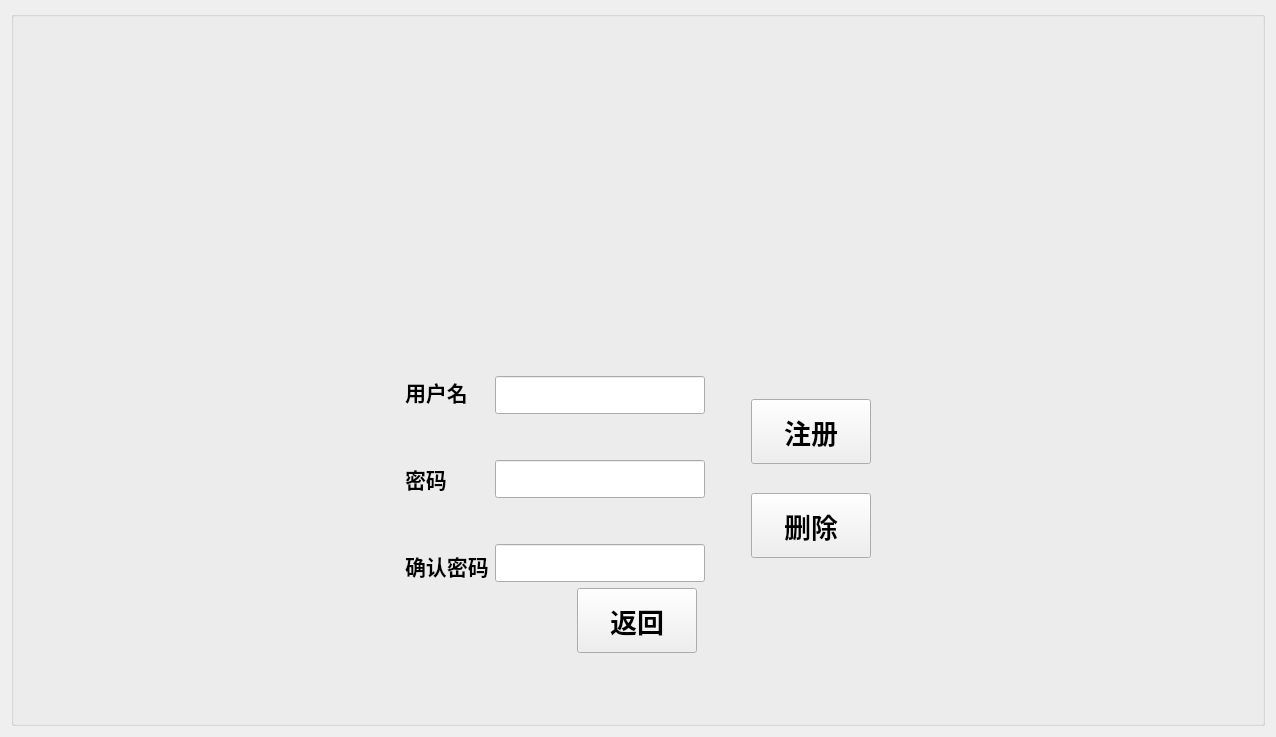
<?xml version="1.0" encoding="UTF-8"?>
<ui version="4.0">
 <class>t_Regist</class>
 <widget class="QWidget" name="t_Regist">
  <property name="geometry">
   <rect>
    <x>0</x>
    <y>0</y>
    <width>1276</width>
    <height>737</height>
   </rect>
  </property>
  <property name="windowTitle">
   <string>Form</string>
  </property>
  <layout class="QGridLayout" name="gridLayout_2">
   <item row="0" column="0">
    <widget class="QGroupBox" name="groupBox">
     <property name="font">
      <font>
       <family>宋体</family>
       <pointsize>18</pointsize>
       <weight>75</weight>
       <bold>true</bold>
      </font>
     </property>
     <property name="styleSheet">
      <string notr="true">#groupBox{border-image: url(:/image/picture/register.png);}</string>
     </property>
     <property name="title">
      <string/>
     </property>
     <layout class="QGridLayout" name="gridLayout_11">
      <item row="1" column="0">
       <spacer name="horizontalSpacer">
        <property name="orientation">
         <enum>Qt::Horizontal</enum>
        </property>
        <property name="sizeHint" stdset="0">
         <size>
          <width>142</width>
          <height>20</height>
         </size>
        </property>
       </spacer>
      </item>
      <item row="1" column="1" colspan="2">
       <layout class="QGridLayout" name="gridLayout_10">
        <item row="0" column="0" colspan="3">
         <layout class="QGridLayout" name="gridLayout_5">
          <item row="0" column="0">
           <layout class="QGridLayout" name="gridLayout_4">
            <item row="0" column="0">
             <layout class="QGridLayout" name="gridLayout_3">
              <item row="0" column="0">
               <widget class="QLabel" name="label">
                <property name="font">
                 <font>
                  <family>宋体</family>
                  <pointsize>16</pointsize>
                  <weight>75</weight>
                  <bold>true</bold>
                 </font>
                </property>
                <property name="text">
                 <string>用户名</string>
                </property>
               </widget>
              </item>
              <item row="2" column="0">
               <widget class="QLabel" name="label_2">
                <property name="font">
                 <font>
                  <family>宋体</family>
                  <pointsize>16</pointsize>
                  <weight>75</weight>
                  <bold>true</bold>
                 </font>
                </property>
                <property name="text">
                 <string>密码</string>
                </property>
               </widget>
              </item>
              <item row="4" column="0">
               <widget class="QLabel" name="label_3">
                <property name="font">
                 <font>
                  <family>宋体</family>
                  <pointsize>16</pointsize>
                  <weight>75</weight>
                  <bold>true</bold>
                 </font>
                </property>
                <property name="text">
                 <string>确认密码</string>
                </property>
               </widget>
              </item>
              <item row="1" column="0">
               <spacer name="verticalSpacer_3">
                <property name="orientation">
                 <enum>Qt::Vertical</enum>
                </property>
                <property name="sizeHint" stdset="0">
                 <size>
                  <width>20</width>
                  <height>40</height>
                 </size>
                </property>
               </spacer>
              </item>
              <item row="3" column="0">
               <spacer name="verticalSpacer_4">
                <property name="orientation">
                 <enum>Qt::Vertical</enum>
                </property>
                <property name="sizeHint" stdset="0">
                 <size>
                  <width>20</width>
                  <height>40</height>
                 </size>
                </property>
               </spacer>
              </item>
             </layout>
            </item>
            <item row="0" column="1">
             <layout class="QGridLayout" name="gridLayout">
              <item row="1" column="0">
               <spacer name="verticalSpacer_5">
                <property name="orientation">
                 <enum>Qt::Vertical</enum>
                </property>
                <property name="sizeHint" stdset="0">
                 <size>
                  <width>20</width>
                  <height>40</height>
                 </size>
                </property>
               </spacer>
              </item>
              <item row="4" column="0">
               <widget class="QLineEdit" name="lineEdit_3">
                <property name="font">
                 <font>
                  <family>宋体</family>
                  <pointsize>16</pointsize>
                  <weight>75</weight>
                  <bold>true</bold>
                 </font>
                </property>
                <property name="echoMode">
                 <enum>QLineEdit::Password</enum>
                </property>
               </widget>
              </item>
              <item row="2" column="0">
               <widget class="QLineEdit" name="lineEdit_2">
                <property name="font">
                 <font>
                  <family>宋体</family>
                  <pointsize>16</pointsize>
                  <weight>75</weight>
                  <bold>true</bold>
                 </font>
                </property>
                <property name="echoMode">
                 <enum>QLineEdit::Password</enum>
                </property>
               </widget>
              </item>
              <item row="0" column="0">
               <widget class="QLineEdit" name="lineEdit">
                <property name="font">
                 <font>
                  <family>宋体</family>
                  <pointsize>16</pointsize>
                  <weight>75</weight>
                  <bold>true</bold>
                 </font>
                </property>
               </widget>
              </item>
              <item row="3" column="0">
               <spacer name="verticalSpacer_6">
                <property name="orientation">
                 <enum>Qt::Vertical</enum>
                </property>
                <property name="sizeHint" stdset="0">
                 <size>
                  <width>20</width>
                  <height>40</height>
                 </size>
                </property>
               </spacer>
              </item>
              <item row="2" column="1">
               <spacer name="horizontalSpacer_5">
                <property name="orientation">
                 <enum>Qt::Horizontal</enum>
                </property>
                <property name="sizeHint" stdset="0">
                 <size>
                  <width>40</width>
                  <height>20</height>
                 </size>
                </property>
               </spacer>
              </item>
             </layout>
            </item>
           </layout>
          </item>
          <item row="0" column="1">
           <layout class="QVBoxLayout" name="verticalLayout_3">
            <item>
             <widget class="QPushButton" name="pushButton">
              <property name="minimumSize">
               <size>
                <width>120</width>
                <height>65</height>
               </size>
              </property>
              <property name="font">
               <font>
                <family>黑体</family>
                <pointsize>20</pointsize>
               </font>
              </property>
              <property name="cursor">
               <cursorShape>PointingHandCursor</cursorShape>
              </property>
              <property name="styleSheet">
               <string notr="true">border-image: url(:/image/picture/button.png);</string>
              </property>
              <property name="text">
               <string>注册</string>
              </property>
             </widget>
            </item>
            <item>
             <widget class="QPushButton" name="pushButton_2">
              <property name="minimumSize">
               <size>
                <width>120</width>
                <height>65</height>
               </size>
              </property>
              <property name="font">
               <font>
                <family>黑体</family>
                <pointsize>20</pointsize>
               </font>
              </property>
              <property name="cursor">
               <cursorShape>PointingHandCursor</cursorShape>
              </property>
              <property name="styleSheet">
               <string notr="true">border-image: url(:/image/picture/button.png);</string>
              </property>
              <property name="text">
               <string>删除</string>
              </property>
             </widget>
            </item>
           </layout>
          </item>
         </layout>
        </item>
        <item row="1" column="0" rowspan="2">
         <spacer name="horizontalSpacer_3">
          <property name="orientation">
           <enum>Qt::Horizontal</enum>
          </property>
          <property name="sizeHint" stdset="0">
           <size>
            <width>138</width>
            <height>29</height>
           </size>
          </property>
         </spacer>
        </item>
        <item row="1" column="1" rowspan="2">
         <widget class="QPushButton" name="pushButton_3">
          <property name="minimumSize">
           <size>
            <width>120</width>
            <height>65</height>
           </size>
          </property>
          <property name="font">
           <font>
            <family>黑体</family>
            <pointsize>20</pointsize>
           </font>
          </property>
          <property name="cursor">
           <cursorShape>PointingHandCursor</cursorShape>
          </property>
          <property name="styleSheet">
           <string notr="true">border-image: url(:/image/picture/button.png);</string>
          </property>
          <property name="text">
           <string>返回</string>
          </property>
         </widget>
        </item>
        <item row="1" column="2" rowspan="2">
         <spacer name="horizontalSpacer_4">
          <property name="orientation">
           <enum>Qt::Horizontal</enum>
          </property>
          <property name="sizeHint" stdset="0">
           <size>
            <width>168</width>
            <height>29</height>
           </size>
          </property>
         </spacer>
        </item>
       </layout>
      </item>
      <item row="1" column="3">
       <spacer name="horizontalSpacer_2">
        <property name="orientation">
         <enum>Qt::Horizontal</enum>
        </property>
        <property name="sizeHint" stdset="0">
         <size>
          <width>142</width>
          <height>20</height>
         </size>
        </property>
       </spacer>
      </item>
      <item row="0" column="1" colspan="2">
       <spacer name="verticalSpacer">
        <property name="orientation">
         <enum>Qt::Vertical</enum>
        </property>
        <property name="sizeHint" stdset="0">
         <size>
          <width>20</width>
          <height>350</height>
         </size>
        </property>
       </spacer>
      </item>
      <item row="2" column="1" colspan="2">
       <spacer name="verticalSpacer_2">
        <property name="orientation">
         <enum>Qt::Vertical</enum>
        </property>
        <property name="sizeHint" stdset="0">
         <size>
          <width>20</width>
          <height>30</height>
         </size>
        </property>
       </spacer>
      </item>
     </layout>
    </widget>
   </item>
  </layout>
 </widget>
 <resources/>
 <connections/>
</ui>
